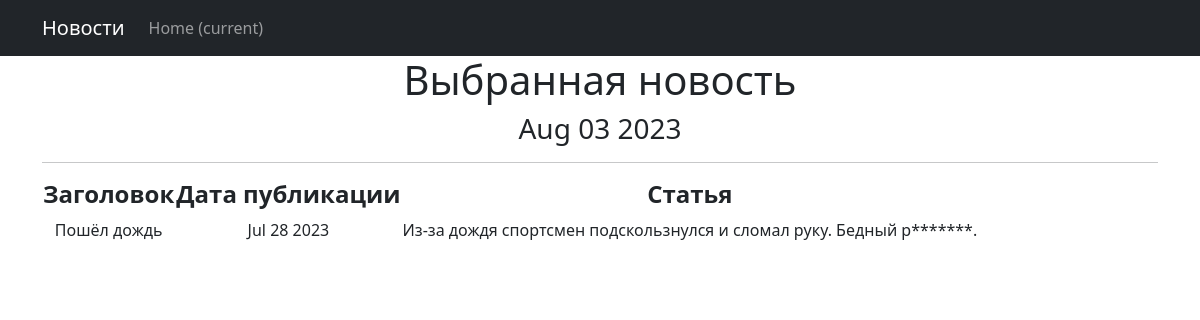
The page /news/2 on the database its author committed.
### news_portal/models.py (models this page shows, shortened)
class Post(models.Model):
    time_in = models.DateTimeField(auto_now_add = True)
    time_update = models.DateTimeField(auto_now_add=True)
    type = models.CharField(max_length = 100)
    author = models.ForeignKey(Author, default=1, on_delete = models.SET_DEFAULT)
    category = models.ManyToManyField(Category, through = 'PostCategory')
    title = models.CharField(max_length = 255)
    text = models.TextField()
    rating = models.IntegerField(default=0)

### news_portal/views.py (the view)
# urls.py: path('<int:pk>', PostDetail.as_view()),
class PostDetail(DetailView):
    model = Post
    template_name = 'new.html'
    context_object_name = 'new'

### news_portal/templatetags/custom_filters.py (called while the page is built)
@register.filter()
def censor(value):
    for word in censored_word:
        if word.lower() in value.lower():
            value = value.replace(word[1:], '*' * len(word))
    return value

### news_portal/templatetags/custom_tags.py (called while the page is built)
@register.simple_tag()
def current_time(format_string='%b %d %Y'):
   return datetime.utcnow().strftime(format_string)

### templates/new.html (shortened to what this page needs)
{% extends 'flatpages/default.html' %}
{% load custom_filters %}
{% load custom_tags %}
{% block content %}
   <h1>Выбранная новость</h1>
    <h3>{% current_time '%b %d %Y' %}</h3>
   <hr>
      <table>
           <tr>
               <td><h4><b>Заголовок</b></h4></td>
               <td><h4><b>Дата публикации</b></h4></td>
               <td><h4><b>Статья</b></h4></td>
           </tr>
           <tr>
               <td>{{ new.title|censor }}</td>
               <td>{{ new.time_in|date:'M d Y' }}</td>
               <td>{{ new.text|censor }}</td>
           </tr>
       </table>
{% endblock content %}

### rows shown on the page
Post: title|censor "Пошёл дождь", time_in "Jul 28 2023", text|censor "Из-за дождя спортсмен подскользнулся и сломал руку. Бедный р*******."
